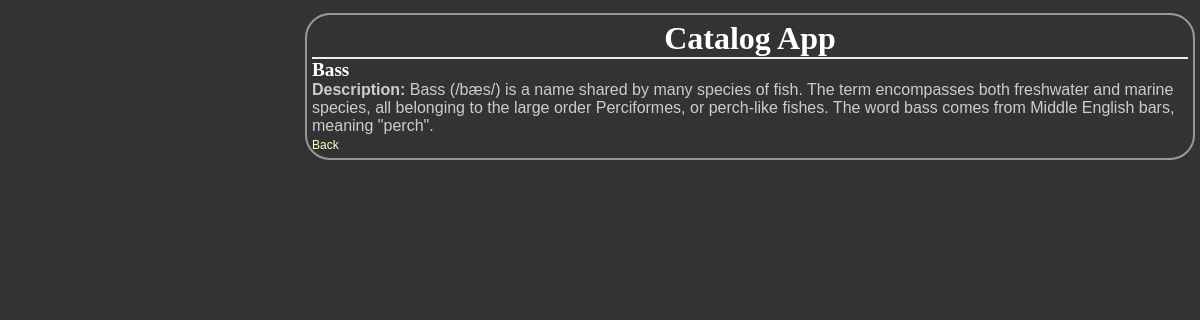
/1/1/, run on the app's committed database.
### project4/database_setup.py (models this page shows, shortened)
class Item(Base):
    __tablename__ = 'item'
    name = Column(String(80), nullable=False)
    id = Column(Integer, primary_key=True)
    description = Column(String(65536))
    category_id = Column(Integer, ForeignKey('category.id'))
    category = relationship(Category)

### project4/project4.py (the view)
@app.route('/<int:category_id>/<int:item_id>/')
def showItem(category_id, item_id):
    DBSession = sessionmaker(bind=engine)
    session = DBSession()
    item = session.query(Item).filter_by(
        category_id=category_id, id=item_id).one()
    return render_template('item.html', category_id=category_id, item_id=item_id, item=item)

### project4/templates/item.html (shortened to what this page needs)
<!DOCTYPE html>
<html>
<head>
    <link rel=stylesheet type=text/css href="{{url_for('static', filename='styles.css')}}">
</head>
<body>
    <div class="pane">
        <header>
            <h1>Catalog App</h1>
        </header>
        <main>
            <h2>{{item.name}}</h2>
            <div class="description"><Strong>Description: </Strong>
                {% if not item.description %}
                No description
                {% else %}
                {{item.description}}
                {% endif %}
            </div>
            <a href="{{url_for('showItems', category_id = category_id)}}">Back</a>
        </main>
</body>
</html>

### project4/static/styles.css (style rules this page uses)
body { font-family: sans-serif; background-color: #333333 }
h1, h2, h3, h4 { color: #ffffff; }
h1, h2 { font-family: 'georgia', serif; margin: 0; }
h1 { border-bottom: 2px solid #eee; }
h2 { font-size: 1.2em; }
a { text-decoration: none; color: #ffffcc; font-size: .75em; }
.pane { min-width: 50%; position: absolute; left: 25%; border: 2px solid; border-radius: 25px; padding: 5px; margin: 5px; border-color: #999999; background-color: #333333 }
header { left: 50%; text-align: center; }
.description { color: #cccccc; margin:0; }

### data on the page
Item: name "Bass", description "Bass (/bæs/) is a name shared by many species of fish. The term encompasses both freshwater and marine species, all belonging to the large order Perciformes, or perch-like fishes. The word bass comes from Middle English bars, meaning \"perch\"."
